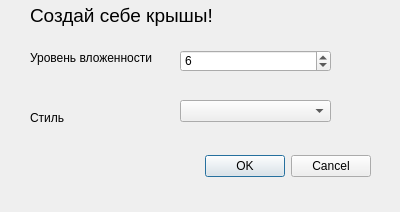
<?xml version="1.0" encoding="UTF-8"?>
<ui version="4.0">
 <class>askDialog</class>
 <widget class="QDialog" name="askDialog">
  <property name="geometry">
   <rect>
    <x>0</x>
    <y>0</y>
    <width>400</width>
    <height>212</height>
   </rect>
  </property>
  <property name="windowTitle">
   <string>Выбор параметров</string>
  </property>
  <property name="modal">
   <bool>true</bool>
  </property>
  <widget class="QDialogButtonBox" name="buttonBox">
   <property name="geometry">
    <rect>
     <x>30</x>
     <y>150</y>
     <width>341</width>
     <height>32</height>
    </rect>
   </property>
   <property name="orientation">
    <enum>Qt::Horizontal</enum>
   </property>
   <property name="standardButtons">
    <set>QDialogButtonBox::Cancel|QDialogButtonBox::Ok</set>
   </property>
  </widget>
  <widget class="QComboBox" name="styleList">
   <property name="geometry">
    <rect>
     <x>180</x>
     <y>100</y>
     <width>151</width>
     <height>22</height>
    </rect>
   </property>
   <property name="currentIndex">
    <number>-1</number>
   </property>
  </widget>
  <widget class="QLabel" name="label">
   <property name="geometry">
    <rect>
     <x>30</x>
     <y>50</y>
     <width>131</width>
     <height>16</height>
    </rect>
   </property>
   <property name="text">
    <string>Уровень вложенности</string>
   </property>
  </widget>
  <widget class="QLabel" name="label_2">
   <property name="geometry">
    <rect>
     <x>30</x>
     <y>110</y>
     <width>53</width>
     <height>16</height>
    </rect>
   </property>
   <property name="text">
    <string>Стиль</string>
   </property>
  </widget>
  <widget class="QLabel" name="label_3">
   <property name="geometry">
    <rect>
     <x>30</x>
     <y>0</y>
     <width>281</width>
     <height>31</height>
    </rect>
   </property>
   <property name="font">
    <font>
     <pointsize>14</pointsize>
     <weight>50</weight>
     <bold>false</bold>
    </font>
   </property>
   <property name="text">
    <string>Создай себе крышы!</string>
   </property>
  </widget>
  <widget class="QSpinBox" name="level">
   <property name="geometry">
    <rect>
     <x>180</x>
     <y>50</y>
     <width>151</width>
     <height>22</height>
    </rect>
   </property>
   <property name="minimum">
    <number>3</number>
   </property>
   <property name="maximum">
    <number>10</number>
   </property>
   <property name="value">
    <number>6</number>
   </property>
  </widget>
 </widget>
 <resources/>
 <connections>
  <connection>
   <sender>buttonBox</sender>
   <signal>accepted()</signal>
   <receiver>askDialog</receiver>
   <slot>accept()</slot>
   <hints>
    <hint type="sourcelabel">
     <x>248</x>
     <y>254</y>
    </hint>
    <hint type="destinationlabel">
     <x>157</x>
     <y>274</y>
    </hint>
   </hints>
  </connection>
  <connection>
   <sender>buttonBox</sender>
   <signal>rejected()</signal>
   <receiver>askDialog</receiver>
   <slot>reject()</slot>
   <hints>
    <hint type="sourcelabel">
     <x>316</x>
     <y>260</y>
    </hint>
    <hint type="destinationlabel">
     <x>286</x>
     <y>274</y>
    </hint>
   </hints>
  </connection>
 </connections>
</ui>
